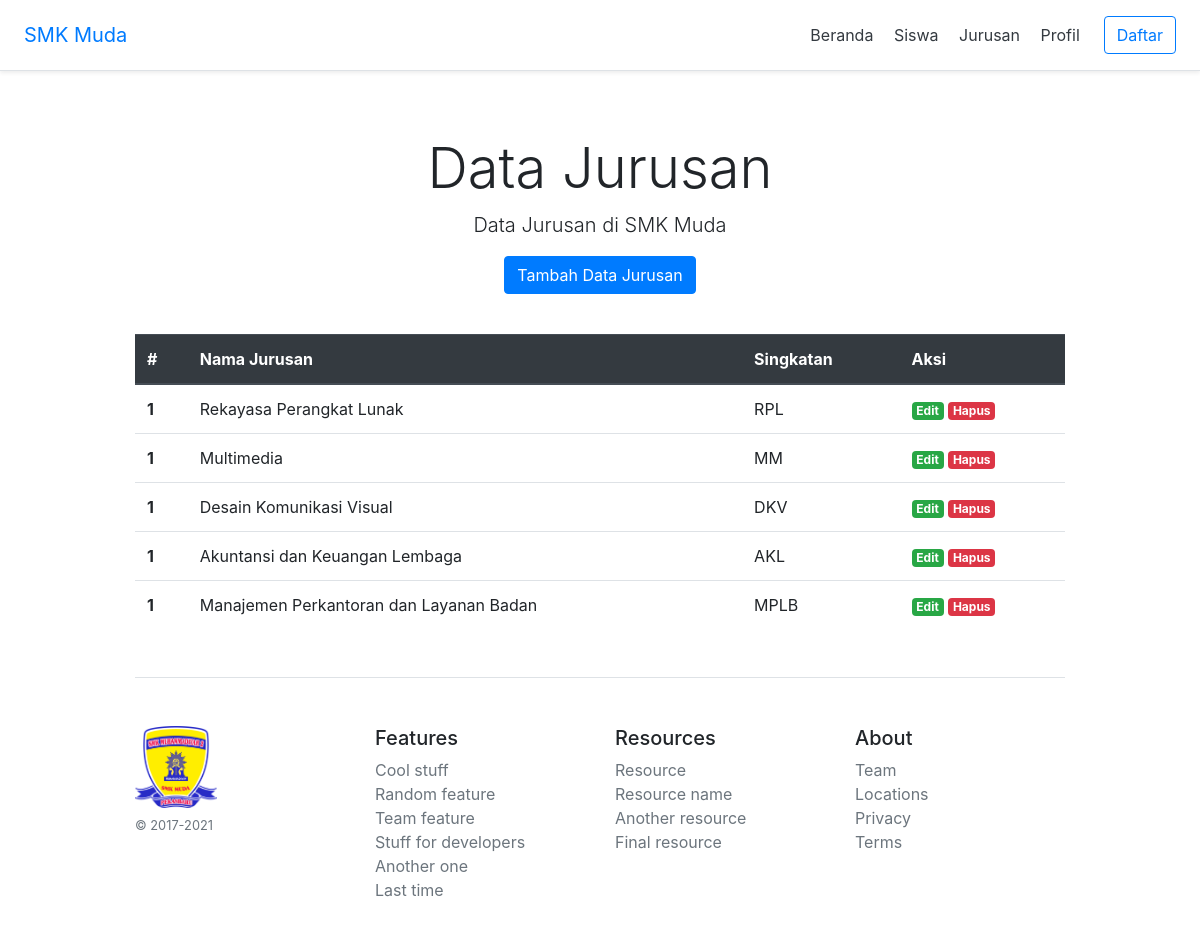
Page /index.php?page=tampil-jurusan on the committed database.
### tables this page shows
CREATE TABLE `jurusan` (
  `id_jurusan` int(11) NOT NULL,
  `nama_jurusan` varchar(128) NOT NULL,
  `singkatan` varchar(10) NOT NULL
);

### module/jurusan/tampil-jurusan.php (the view)
<div class="pricing-header px-3 py-3 pt-md-5 pb-md-4 mx-auto text-center">
    <h1 class="display-4">Data Jurusan</h1>
    <p class="lead">
        Data Jurusan di SMK Muda
    </p>
    <p><a href="index.php?page=tambah-jurusan" class="btn btn-primary">Tambah Data Jurusan</a></p>
</div>
<?php
$sql = "SELECT * FROM jurusan";
$result = mysqli_query($koneksi, $sql);
?>
<table class="table">
    <thead class="thead-dark">
        <tr>
            <th scope="col">#</th>
            <th scope="col">Nama Jurusan</th>
            <th scope="col">Singkatan</th>
            <th scope="col">Aksi</th>
        </tr>
    </thead>
    <tbody>
        <?php
        while ($jur = mysqli_fetch_array($result)) {
        ?>
            <tr>
                <th scope="row">1</th>
                <td><?= $jur['nama_jurusan']; ?></td>
                <td><?= $jur['singkatan']; ?></td>
                <td>
                    <a href="?page=edit-jurusan&id=<?= $jur['id_jurusan']; ?>" class="badge badge-success">Edit</a>
                    <a href="module/jurusan/aksi.php?module=jurusan&action=delete&id=<?= $jur['id_jurusan']; ?>" class="badge badge-danger">Hapus</a>
                </td>
            </tr>
        <?php
        }
        ?>
    </tbody>
</table>

### index.php (shortened to what this page needs)
<!DOCTYPE html>
<html lang="en">
<head>
    <link href="assets/css/bootstrap.min.css" rel="stylesheet" />
    <link href="assets/css/pricing.css" rel="stylesheet" />
</head>
<body>
    <?php include 'template/navbar.php'; ?>
    <div class="container">
        <?php include 'content.php'; ?>
        <?php include 'template/footer.php'; ?>
    </div>
</body>
</html>

### template/navbar.php
<div class="d-flex flex-column flex-md-row align-items-center p-3 px-md-4 mb-3 bg-white border-bottom shadow-sm">
    <a href="index.php" class="h5 my-0 mr-md-auto font-weight-normal">SMK Muda</a>
    <nav class="my-2 my-md-0 mr-md-3">
        <a class="p-2 text-dark" href="index.php">Beranda</a>
        <a class="p-2 text-dark" href="index.php?page=tampil-siswa">Siswa</a>
        <a class="p-2 text-dark" href="index.php?page=tampil-jurusan">Jurusan</a>
        <a class="p-2 text-dark" href="#">Profil</a>
    </nav>
    <a class="btn btn-outline-primary" href="#">Daftar</a>
</div>

### content.php
<?php if (!isset($_GET['page'])) : ?>
    <div class="pricing-header px-3 py-3 pt-md-5 pb-md-4 mx-auto text-center">
        <h1 class="display-4">Selamat Datang</h1>
        <p class="lead">
            Sistem Informasi Sekolah SMK Muhammadiyah
            2 Pekanbaru.
        </p>
    </div>
<?php elseif ($_GET['page'] == 'tampil-siswa') :
    include 'module/siswa/tampil-siswa.php';
elseif ($_GET['page'] == 'tambah-siswa') :
    include 'module/siswa/tambah-siswa.php';
elseif ($_GET['page'] == 'tampil-jurusan') :
    include 'module/jurusan/tampil-jurusan.php';
elseif ($_GET['page'] == 'tambah-jurusan') :
    include 'module/jurusan/tambah-jurusan.php';
elseif ($_GET['page'] == 'edit-jurusan') :
    include 'module/jurusan/edit-jurusan.php';
endif;

### template/footer.php
<footer class="pt-4 my-md-5 pt-md-5 border-top">
    <div class="row">
        <div class="col-12 col-md">
            <img class="mb-2" src="assets/img/logo_muda.png" alt="" width="82" height="82" />
            <small class="d-block mb-3 text-muted">&copy; 2017-2021</small>
        </div>
        <div class="col-6 col-md">
            <h5>Features</h5>
            <ul class="list-unstyled text-small">
                <li><a class="text-muted" href="#">Cool stuff</a></li>
                <li><a class="text-muted" href="#">Random feature</a></li>
                <li><a class="text-muted" href="#">Team feature</a></li>
                <li><a class="text-muted" href="#">Stuff for developers</a></li>
                <li><a class="text-muted" href="#">Another one</a></li>
                <li><a class="text-muted" href="#">Last time</a></li>
            </ul>
        </div>
        <div class="col-6 col-md">
            <h5>Resources</h5>
            <ul class="list-unstyled text-small">
                <li><a class="text-muted" href="#">Resource</a></li>
                <li><a class="text-muted" href="#">Resource name</a></li>
                <li><a class="text-muted" href="#">Another resource</a></li>
                <li><a class="text-muted" href="#">Final resource</a></li>
            </ul>
        </div>
        <div class="col-6 col-md">
            <h5>About</h5>
            <ul class="list-unstyled text-small">
                <li><a class="text-muted" href="#">Team</a></li>
                <li><a class="text-muted" href="#">Locations</a></li>
                <li><a class="text-muted" href="#">Privacy</a></li>
                <li><a class="text-muted" href="#">Terms</a></li>
            </ul>
        </div>
    </div>
</footer>

### assets/css/pricing.css (style rules this page uses)
html { font-size: 14px; }
@media (min-width: 768px) { html { font-size: 16px; } }
.container { max-width: 960px; }
.pricing-header { max-width: 700px; }

### rows in the picture
jurusan: nama_jurusan "Rekayasa Perangkat Lunak", singkatan "RPL"
jurusan: nama_jurusan "Multimedia", singkatan "MM"
jurusan: nama_jurusan "Desain Komunikasi Visual", singkatan "DKV"
jurusan: nama_jurusan "Akuntansi dan Keuangan Lembaga", singkatan "AKL"
jurusan: nama_jurusan "Manajemen Perkantoran dan Layanan Badan", singkatan "MPLB"
